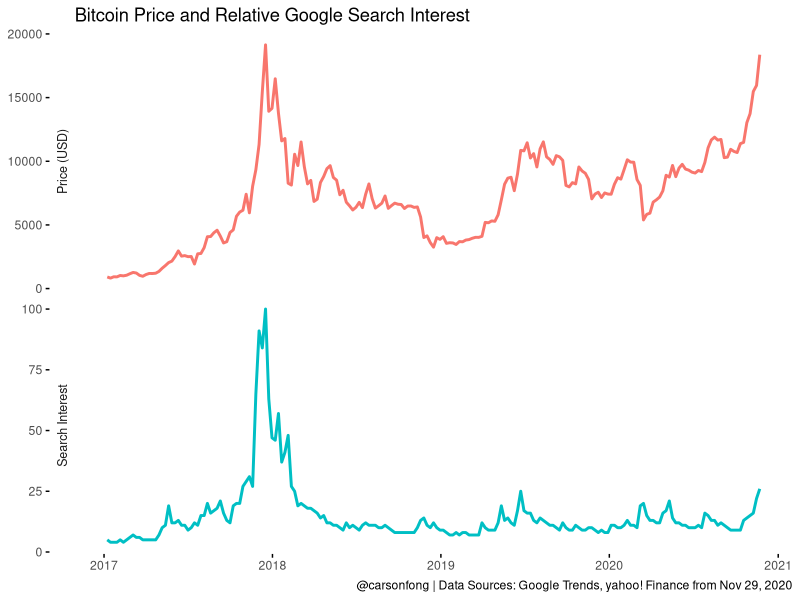

R code for this plot:
## ---- chunk 1

library(tidyverse)
library(reshape2)

## ---- chunk 2

# Load search popularity data
btc_search <- read_csv('data/multiTimeline.csv', skip = 2)

# Load price history data
btc_price <- read_csv('data/BTC-USD.csv')

# Create one combined table. Use btc_search as base, because that is weekly data so it has fewer rows
btc <- left_join(btc_search, btc_price, by = c("Week" = "Date")) %>%
  select(Week, "Price (USD)" = 'Adj Close', "Search Interest" = "bitcoin: (Worldwide)") %>%
  filter(Week > '2017-01-01') %>%
  melt(id = c("Week"))

## ---- chunk 3

btc_plot <- ggplot(btc, aes(x = Week, y = value)) +
  geom_line(aes(color = variable), size = 1) +
  
  # Switch moves the strip text to the left
  facet_grid(variable ~ ., scales = "free_y", switch = "both") +
  theme_minimal() +
  labs(title = "Bitcoin Price and Relative Google Search Interest",
     caption = "@carsonfong | Data Sources: Google Trends, yahoo! Finance from Nov 29, 2020"
  ) +
   theme(
    legend.position = "none",
    panel.grid = element_blank(),
    axis.title = element_blank(),
    axis.ticks = element_line(),
    strip.text = element_text(size = 9)
  )

btc_plot

## ---- chunk 4
# btc_google <- read_csv('data/multiTimeline.csv', skip = 2)
## ---- chunk 5
# btc_data <- left_join(btc_search, btc_price, by = c("Week" = "Date"))
## ---- chunk 6
# btc_data <- left_join(btc_search, btc_price, by = c("Week" = "Date")) %>%
#   select(Week, "Price (USD)" = 'Adj Close', "Search Interest" = "bitcoin: (Worldwide)") %>%
#   filter(Week > '2017-01-01') %>%
#   melt(id = c("Week"))
## ---- chunk 7

#ggsave(filename = "btc_price_20201128.png", 
 # plot = btc_plot, 
  #width = 5, height = 2.79, units = "in")

